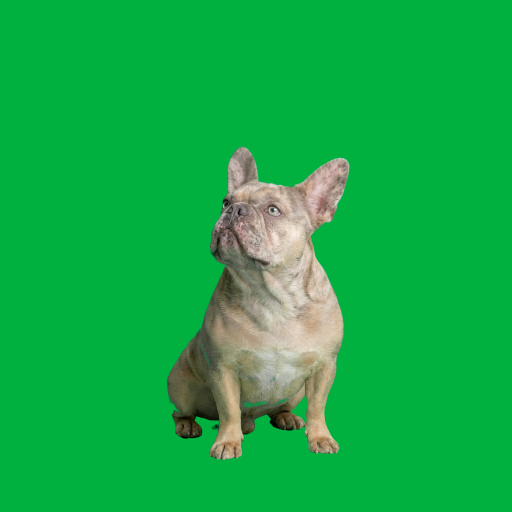
#> input picture assets/keyframes/gaze_0_0.png, 1024 x 1024 px, given in place of sit.png, which was not available (shown at 1/2 size)
$ python build_stills.py
#> lines starting #> are read from the running program, lines starting #| are printed output that depends on the picture; after the words box and inside, x2 and y2 are one past the last pixel; in counts of white or black regions, pixels touching at a corner belong together
#> in key_image, rgb is the input picture: shape (1024, 1024, 3); mean R, G, B 20.4, 172.3, 71.7
### tools/key.py
"""Chroma-key helpers for Chunky's green-screen frames (numpy + Pillow only)."""
import numpy as np
from PIL import Image

GREEN = (0, 177, 64)
# Canonical crop of the 1024px keyframe canvas (ground line y=922) used for every app asset.
CROP_1024 = (32, 0, 992, 960)     # 960x960 square: headroom for standing on his hind legs
OUT_SIZE = (640, 640)


def alpha_and_despill(rgb):
    """rgb: HxWx3 uint8 -> (rgba uint8). Green-dominant pixels become transparent."""
    f = rgb.astype(np.float32)
    r, g, b = f[..., 0], f[..., 1], f[..., 2]
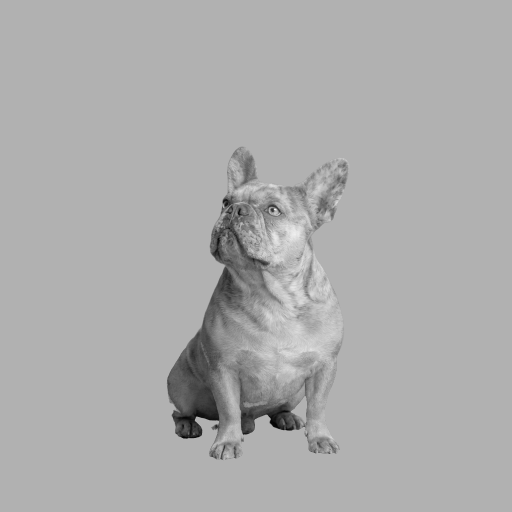
#> g: shape (1024, 1024) float32 (shown at 1/2 size); min 0, max 252, mean 172.3
    spill = g - np.maximum(r, b)              # >0 where green dominates
    # 0 below lo (dog), 1 above hi (screen)
    lo, hi = 18.0, 55.0
    t = np.clip((spill - lo) / (hi - lo), 0, 1)
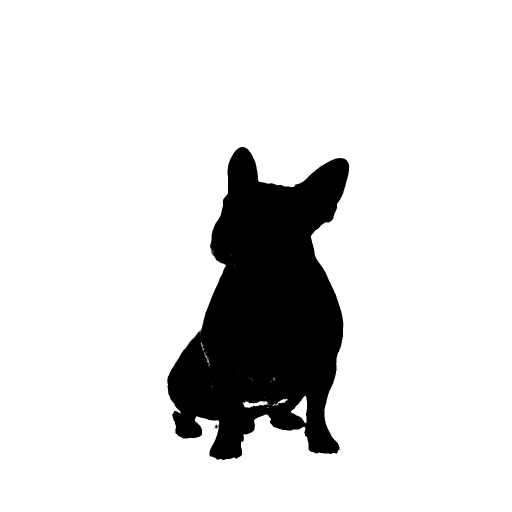
#> t: shape (1024, 1024) float32 (shown at 1/2 size); min 0, max 1, mean 0.867
    alpha = 1.0 - t
    # despill: pull green down to the max of red/blue on the remaining pixels
    g2 = np.where(spill > 0, np.maximum(r, b) + np.minimum(spill, 0) , g)
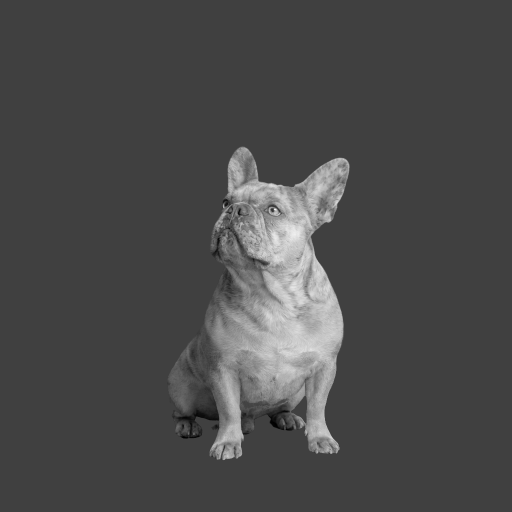
#> g2: shape (1024, 1024) float32 (shown at 1/2 size); min 0, max 252, mean 74.4
    out = np.stack([r, np.minimum(g, g2 + 4), b], -1)
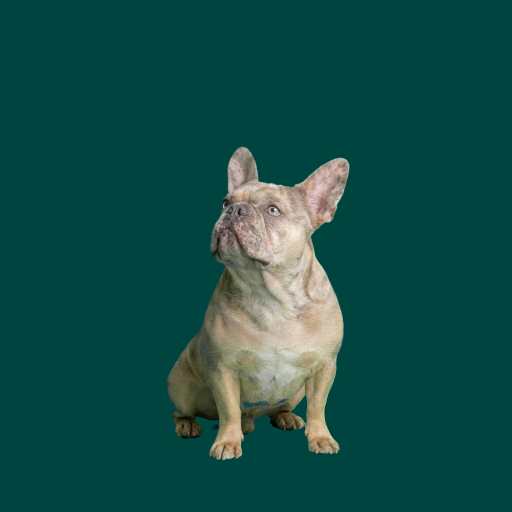
#> out: shape (1024, 1024, 3) float32 (shown at 1/2 size); mean of channels 0, 1, 2 20.4, 77.2, 71.7; drawn as R, G, B
    rgba = np.concatenate([out, alpha[..., None] * 255], -1)
    return np.clip(rgba, 0, 255).astype(np.uint8)


def clean_alpha(rgba):
    """Remove specks: keep only the largest connected blob of solid alpha."""
    try:
        from scipy import ndimage
    except ImportError:
        return _clean_alpha_slow(rgba)
    a = rgba[..., 3]
    lab, n = ndimage.label(a > 128)
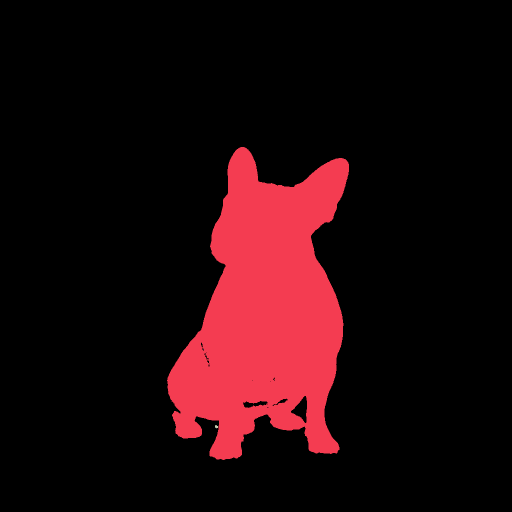
#> lab: shape (1024, 1024) int32 (shown at 1/2 size); 4 distinct labels, from 0 to 3; one colour per label, 0 black
#> n = 3
    if n == 0:
        return rgba
    sizes = ndimage.sum_labels(np.ones_like(lab), lab, index=np.arange(1, n + 1))
#> sizes = [139698, 1, 30]
    keep = ndimage.binary_dilation(lab == (1 + int(np.argmax(sizes))), iterations=2)
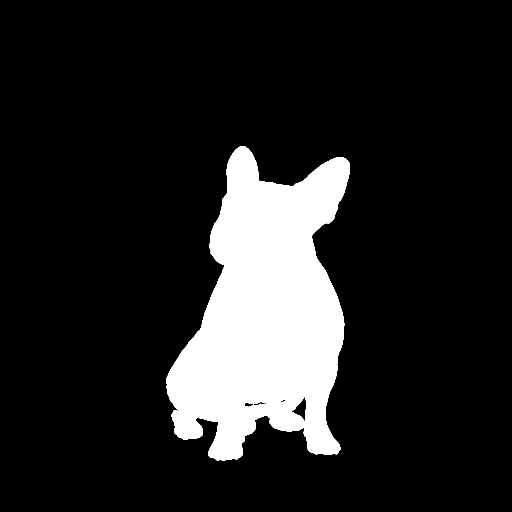
#> keep: shape (1024, 1024) bool (shown at 1/2 size); 13.8% white; 1 white region, box (x1, y1, x2, y2) and area: (332, 292, 700, 922) 144403
    keep = ndimage.binary_fill_holes(keep)
#> keep: shape (1024, 1024) bool; 13.8% white; 1 white region, box (x1, y1, x2, y2) and area: (332, 292, 700, 922) 145215
    out = rgba.copy()
    out[..., 3] = np.where(keep, a, 0)
#> out: shape (1024, 1024, 4)
    return out


# [32 lines left out: function _clean_alpha_slow, not called in this run]


def key_image(path):
    rgb = np.asarray(Image.open(path).convert('RGB'))
    return clean_alpha(alpha_and_despill(rgb))


def bbox(rgba, thr=128):
    ys, xs = np.nonzero(rgba[..., 3] > thr)
    return xs.min(), ys.min(), xs.max(), ys.max()


# [4 lines left out: function on_green, not called in this run]

### tools/build_stills.py
"""Build the app's still images: head-direction grid (sit) + lie + sleep, transparent WebP 512px."""
import os, sys
import numpy as np
from PIL import Image
sys.path.insert(0, os.path.dirname(__file__))
from key import key_image, bbox, CROP_1024, OUT_SIZE

ROOT = os.path.join(os.path.dirname(__file__), '..')
GAZE_SRC = sys.argv[1] if len(sys.argv) > 1 else None   # dir with g_{c}_{r}.png green-screen edits
OUT = 512


def save(rgba, path):
#> called with path = 'tools/../assets/stills/sit.webp'
    Image.fromarray(rgba).crop(CROP_1024).resize(OUT_SIZE, Image.LANCZOS).save(path, quality=90, method=6)
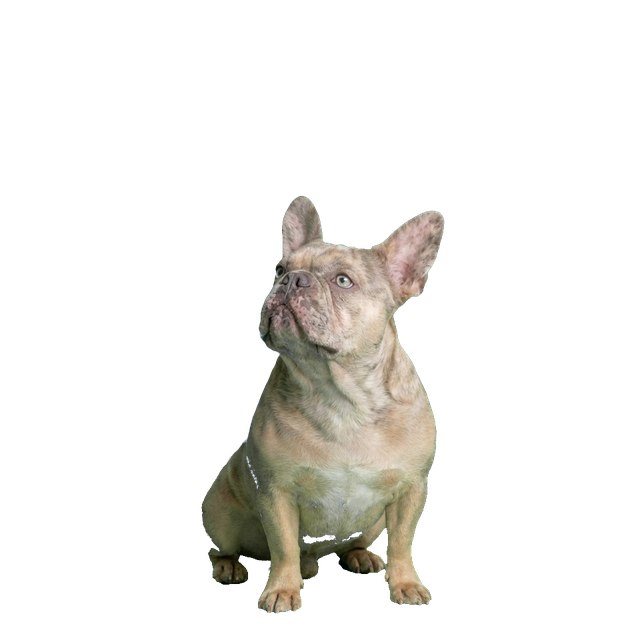
#> saved as sit.webp: PIL image 640x640 RGBA; mean R, G, B, A 23.7, 22.3, 19.1, 38.6; transparent parts drawn white


def pm(a):
    return np.concatenate([a[..., :3] * a[..., 3:] / 255, a[..., 3:]], -1)


os.makedirs(f'{ROOT}/assets/gaze', exist_ok=True)
os.makedirs(f'{ROOT}/assets/stills', exist_ok=True)
for n, src in [('sit', 'sit'), ('lie', 'lie'), ('sleep', 'sleep_side')]:
    save(key_image(f'{ROOT}/assets/keyframes/{src}.png'), f'{ROOT}/assets/stills/{n}.webp')
#> pass 2 of the loop `for n, src in [('sit', 'sit'), ('lie', 'lie'), ('sleep', 'sleep_side')]:`:
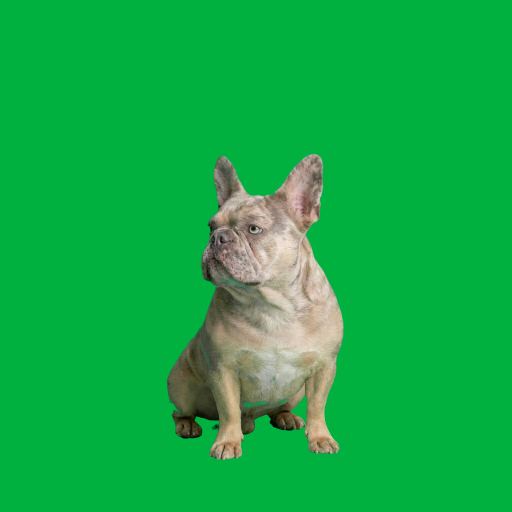
#> input picture assets/keyframes/gaze_0_1.png, 1024 x 1024 px, given in place of lie.png, which was not available (shown at 1/2 size)
#> in key_image, rgb is the input picture: shape (1024, 1024, 3); mean R, G, B 19.5, 172.1, 71.2
#> in clean_alpha (call 2), `lab, n = ndimage.label(a > 128)`:
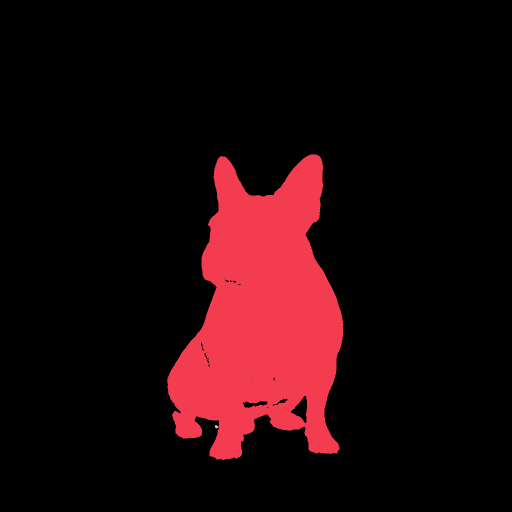
#> lab: shape (1024, 1024) int32 (shown at 1/2 size); 4 distinct labels, from 0 to 3; one colour per label, 0 black
#> sizes = [136572, 1, 30]
#> in save (call 2), `Image.fromarray(rgba).crop(CROP_1024).resize(OUT_SIZE, Image.LANCZOS)...`:
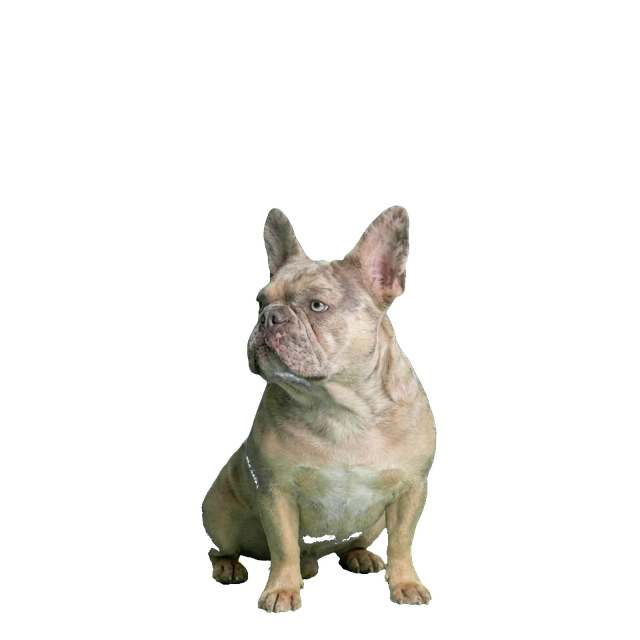
#> saved as lie.webp: PIL image 640x640 RGBA; mean R, G, B, A 22.7, 21.4, 18.2, 37.8; transparent parts drawn white

if GAZE_SRC:
    base = key_image(f'{ROOT}/assets/keyframes/sit.png').astype(np.float32)
    x0, y0, x1, y1 = bbox(base.astype(np.uint8))
    seam, feather = y0 + int(0.6 * (y1 - y0)), 70
    yy = np.arange(1024, dtype=np.float32)[:, None]
    w = np.clip((seam - yy) / feather + 0.5, 0, 1)[..., None]   # 1 = turned head, 0 = shared body
    for r in range(3):
        for c in range(5):
            src = f'{GAZE_SRC}/g_{c}_{r}.png'
            k = base if (c, r) == (2, 1) else key_image(src).astype(np.float32)
            out = pm(k) * w + pm(base) * (1 - w)
            a = out[..., 3:]
            rgb = np.where(a > 0, out[..., :3] * 255 / np.maximum(a, 1e-3), 0)
            save(np.clip(np.concatenate([rgb, a], -1), 0, 255).astype(np.uint8), f'{ROOT}/assets/gaze/{c}_{r}.webp')
print('ok')
